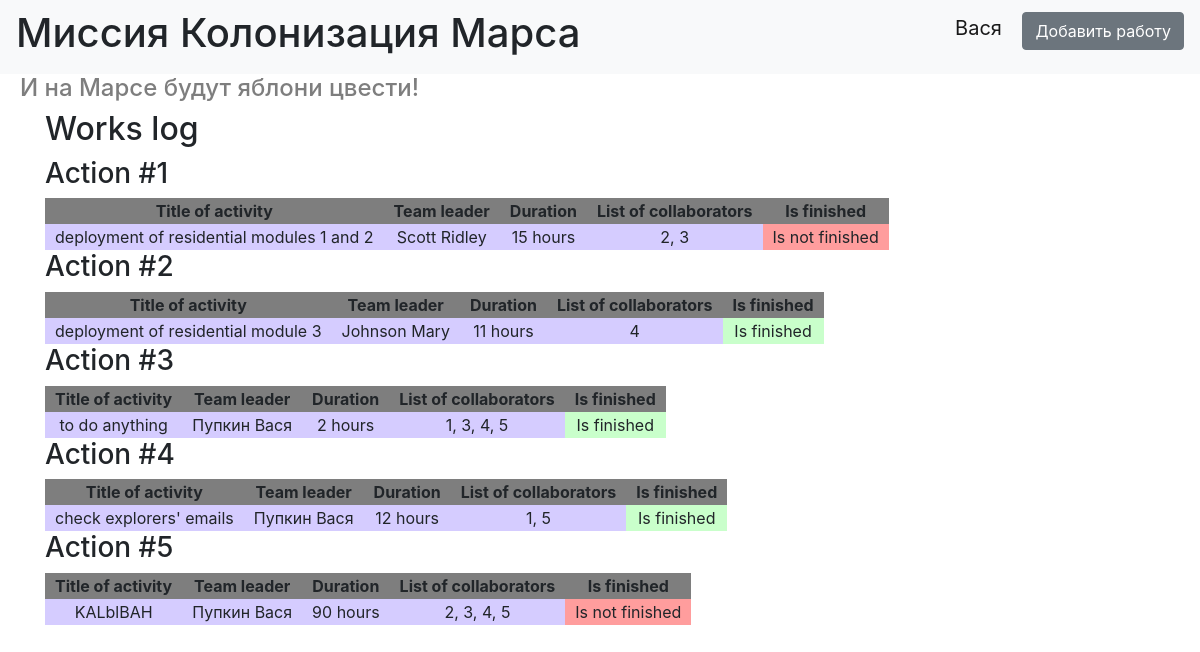
Page /index (signed in) on the committed database.
### data/users.py (models this page shows, shortened)
class User(SqlAlchemyBase, UserMixin):
    __tablename__ = 'users'
    id = sqlalchemy.Column(sqlalchemy.Integer,
                           primary_key=True, autoincrement=True)
    surname = sqlalchemy.Column(sqlalchemy.String, nullable=True)
    name = sqlalchemy.Column(sqlalchemy.String, nullable=True)
    age = sqlalchemy.Column(sqlalchemy.Integer, nullable=True)
    position = sqlalchemy.Column(sqlalchemy.String, nullable=True)
    speciality = sqlalchemy.Column(sqlalchemy.String, nullable=True)
    address = sqlalchemy.Column(sqlalchemy.String, nullable=True)
    email = sqlalchemy.Column(sqlalchemy.String,
                              unique=True, nullable=True)
    hashed_password = sqlalchemy.Column(sqlalchemy.String, nullable=True)
    modified_date = sqlalchemy.Column(sqlalchemy.DateTime,
                                      default=datetime.datetime.now)
    jobs = orm.relationship("Jobs", back_populates='user')
    department = orm.relationship('Department')

### data/jobs.py (models this page shows, shortened)
class Jobs(SqlAlchemyBase):
    __tablename__ = 'jobs'
    id = sqlalchemy.Column(sqlalchemy.Integer,
                           primary_key=True, autoincrement=True)
    team_leader = sqlalchemy.Column(sqlalchemy.Integer,
                                    sqlalchemy.ForeignKey("users.id"))
    job = sqlalchemy.Column(sqlalchemy.String, nullable=True)
    work_size = sqlalchemy.Column(sqlalchemy.Integer, nullable=True)
    collaborators = sqlalchemy.Column(sqlalchemy.String, nullable=True)
    start_date = sqlalchemy.Column(sqlalchemy.Date, nullable=True)
    end_date = sqlalchemy.Column(sqlalchemy.Date, nullable=False)
    is_finished = sqlalchemy.Column(sqlalchemy.Boolean, nullable=False)
    user = orm.relationship('User')

### index.py (the view)
@app.route('/')
@app.route('/index')
def works_log():
    db_sess = db_session.create_session()
    jobs = db_sess.query(Jobs).all()
    return render_template('works_log.html', jobs=jobs)

### data/db_session.py (called while the page is built)
def create_session() -> Session:
    global __factory
    return __factory()

### index.py (called while the page is built)
@login_manager.user_loader
def load_user(user_id):
    db_sess = db_session.create_session()
    return db_sess.query(User).get(user_id)

### templates/works_log.html
{% extends "base.html" %}
{% block content %}
    <h2> Works log </h2>
    {% for job in jobs %}
        <h3> Action #{{job.id}} </h3>
        <table>
            <tr>
                <th> Title of activity </th>
                <th> Team leader </th>
                <th> Duration </th>
                <th> List of collaborators </th>
                <th> Is finished </th>
            </tr>
            <tr style="background-color: #d5ccff">
                <td> {{job.job}} </td>
                <td> {{job.user.surname}} {{job.user.name}} </td>
                <td> {{job.work_size}} hours </td>
                <td> {{job.collaborators}} </td>
                {% if job.is_finished %}
                    <td style="background-color: #c9ffcb"> Is finished </td>
                {% else %}
                    <td style="background-color: #ff9d9d"> Is not finished </td>
                {% endif %}
            </tr>
        </table>
    {% endfor %}
{% endblock %}

### templates/base.html (shortened to what this page needs)
<!doctype html>
<html lang="en">
<head>
    <link rel="stylesheet"
          href="https://stackpath.bootstrapcdn.com/bootstrap/4.4.1/css/bootstrap.min.css"
>
    <link rel="stylesheet" type="text/css" href="/static/css/style.css">
</head>
<body>
<header>
    <nav class="navbar navbar-light bg-light">
        <h1> Миссия Колонизация Марса </h1>
        {% if current_user.is_authenticated %}
            <p>
                <a class="navbar-brand" href="/logout">{{ current_user.name }}</a>
                <a href="create_job" class="btn btn-secondary">Добавить работу</a>
            </p>
        {% else %}
            <p>
                <a class="btn btn-primary " href="/register">Зарегистрироваться</a>
                <a class="btn btn-success" href="/login">Войти</a>
            </p>
        {% endif %}
    </nav>
    <h4> И на Марсе будут яблони цвести! </h4>
</header>
<main role="main" class="container">
    {% block content %}{% endblock %}
</main>
</body>
</html>

### static/css/style.css (style rules this page uses)
h4 { margin-left: 20px; color: #7e7e7e; }
th { padding-left: 10px; padding-right: 10px; text-align: center; background-color: #7e7e7e; }
td { padding-left: 10px; padding-right: 10px; text-align: center; }

### rows in the picture
User: name "Вася"
Jobs: id "1", job "deployment of residential modules 1 and 2", user.surname "Scott", user.name "Ridley", work_size "15", collaborators "2, 3", is_finished "Is not finished"
Jobs: id "2", job "deployment of residential module 3", user.surname "Johnson", user.name "Mary", work_size "11", collaborators "4", is_finished "Is finished"
Jobs: id "3", job "to do anything", user.surname "Пупкин", user.name "Вася", work_size "2", collaborators "1, 3, 4, 5", is_finished "Is finished"
Jobs: id "4", job "check explorers' emails", user.surname "Пупкин", user.name "Вася", work_size "12", collaborators "1, 5", is_finished "Is finished"
Jobs: id "5", job "KALblBAH", user.surname "Пупкин", user.name "Вася", work_size "90", collaborators "2, 3, 4, 5", is_finished "Is not finished"
